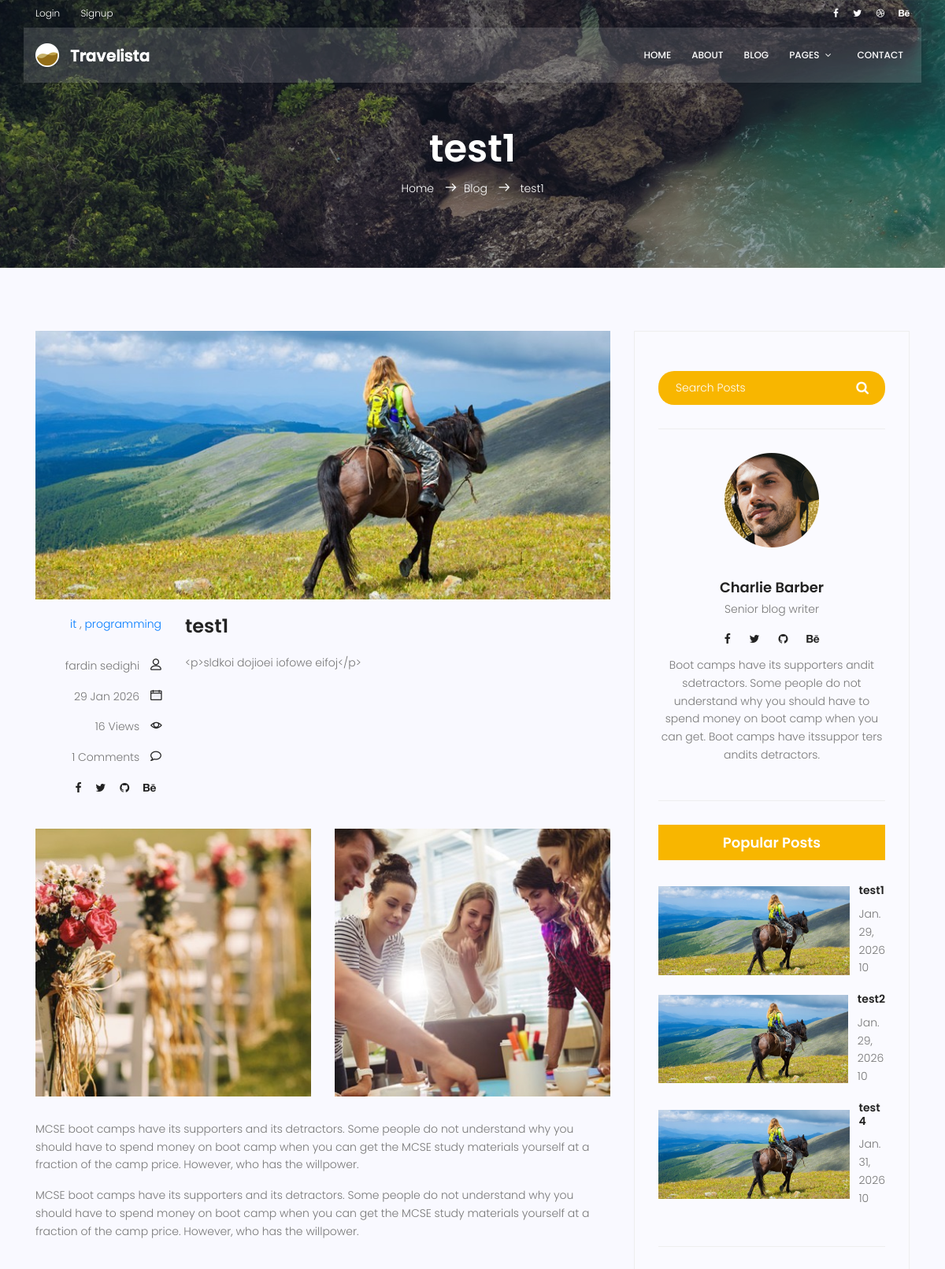
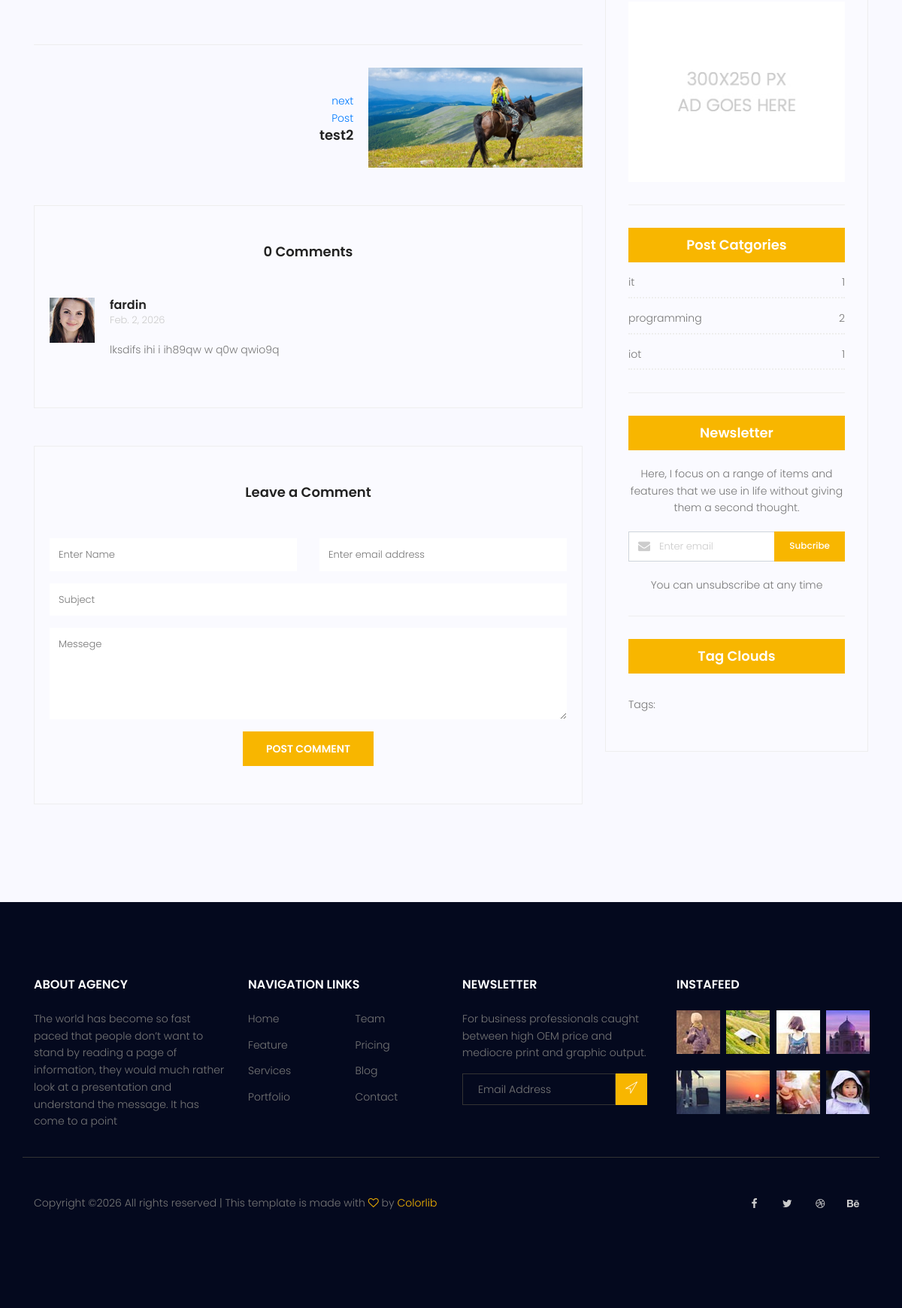
The page /blog/1 on the database its author committed (2 pictures, top to bottom).
### blog/models.py (models this page shows, shortened)
class Post(models.Model):
    image = models.ImageField(upload_to = 'blog/', default = 'blog/default.jpg')
    author = models.ForeignKey(settings.AUTH_USER_MODEL, on_delete=models.CASCADE, null=True)
    title = models.CharField(max_length = 255)
    content = models.TextField()
    tag = TaggableManager()
    category = models.ManyToManyField(Category)
    counted_view = models.IntegerField(default = 0) # default = 0
    status = models.BooleanField(default = False)
    login_require = models.BooleanField(default = False)
    published_date = models.DateTimeField(null = True)
    created_date = models.DateTimeField(auto_now_add = True)
    updated_date = models.DateTimeField(auto_now = True)
    class Meta:
        ordering = ['created_date']

class Category(models.Model):
    name = models.CharField(max_length = 255)
    def __str__(self):
        return self.name

class Comment(models.Model):
    post = models.ForeignKey(Post, on_delete = models.CASCADE)
    name = models.CharField(max_length = 255)
    email = models.EmailField()
    subject = models.CharField(max_length = 255)
    message = models.TextField()
    created_date = models.DateTimeField(auto_now_add = True)
    updated_date = models.DateTimeField(auto_now = True)
    approved = models.BooleanField(default = False)
    class Meta:
        ordering = ['created_date']

### blog/views.py (the view, shortened to what this page needs)
# urls.py: path('<int:pid>',blog_single,name='single'),
def blog_single(request, pid):
    posts = Post.objects.filter(status = 1, published_date__lte = timezone.now())
    post = get_object_or_404(posts, pk=pid)
    if not post.login_require:
        comments = Comment.objects.filter(post=post.id, approved=True).order_by('created_date')
        form = CommentForm()
        prev_post = posts.filter(id__lt=post.id).order_by('-id').first()
        next_post = posts.filter(id__gt=post.id).order_by('id').first()
        post.counted_view += 1
        post.save()
        context = {'post': post, 'comments': comments, 'form': form, 'prev_post': prev_post, 'next_post':next_post}
        return render(request,'blog/blog-single.html', context)
    else:
        return redirect('/accounts/login')

### templates/blog/blog-single.html (shortened to what this page needs)
{% extends 'base.html' %}
{% load static %}
{% load humanize %}
{% load blog_tags %}
{% block content %}
			<section class="relative about-banner">
				<div class="overlay overlay-bg"></div>
				<div class="container">
					<div class="row d-flex align-items-center justify-content-center">
						<div class="about-content col-lg-12">
							<h1 class="text-white">
								{{post.title}}
							</h1>
							<p class="text-white link-nav"><a href="{% url 'core:index' %}">Home </a>  <span class="lnr lnr-arrow-right"></span><a href="{% url 'blog:index' %}">Blog </a> <span class="lnr lnr-arrow-right"></span> {{post.title}}</p>
						</div>
					</div>
				</div>
			</section>
			<section class="post-content-area single-post-area">
				<div class="container">
					<div class="row">
						<div class="col-lg-8 posts-list">
							<div class="single-post row">
								<div class="col-lg-12">
									<div class="feature-img">
										<img class="img-fluid" src="{{post.image.url}}" alt="">
									</div>
								</div>
								<div class="col-lg-3  col-md-3 meta-details">
									<ul class="tags">
										{% for cat in post.category.all %}
										<a href="">{{cat.name}}</a> {% if not forloop.last %},{% endif %}
										{% endfor %}
									</ul>
									<div class="user-details row">
										<p class="user-name col-lg-12 col-md-12 col-6"><a href="#">fardin sedighi</a> <span class="lnr lnr-user"></span></p>
										<p class="date col-lg-12 col-md-12 col-6"><a href="#">{{post.published_date|date:"d M Y"}}</a> <span class="lnr lnr-calendar-full"></span></p>
										<p class="view col-lg-12 col-md-12 col-6"><a href="#">{{post.counted_view}} Views</a> <span class="lnr lnr-eye"></span></p>
										<p class="comments col-lg-12 col-md-12 col-6"><a href="#">{{comments|length}} Comments</a> <span class="lnr lnr-bubble"></span></p>
										<ul class="social-links col-lg-12 col-md-12 col-6">
											<li><a href="#"><i class="fa fa-facebook"></i></a></li>
											<li><a href="#"><i class="fa fa-twitter"></i></a></li>
											<li><a href="#"><i class="fa fa-github"></i></a></li>
											<li><a href="#"><i class="fa fa-behance"></i></a></li>
										</ul>
									</div>
								</div>
								<div class="col-lg-9 col-md-9">
									<h3 class="mt-20 mb-20">{{post.title}}</h3>
									<ul class="pager">
										{{post.content|safe}}
								</div>
								<div class="col-lg-12">
									<div class="row mt-30 mb-30">
										<div class="col-6">
											<img class="img-fluid" src="{% static 'img/blog/post-img1.jpg' %}" alt="">
										</div>
										<div class="col-6">
											<img class="img-fluid" src="{% static 'img/blog/post-img2.jpg' %}" alt="">
										</div>
										<div class="col-lg-12 mt-30">
											<p>
												MCSE boot camps have its supporters and its detractors. Some people do not understand why you should have to spend money on boot camp when you can get the MCSE study materials yourself at a fraction of the camp price. However, who has the willpower.
											</p>
											<p>
												MCSE boot camps have its supporters and its detractors. Some people do not understand why you should have to spend money on boot camp when you can get the MCSE study materials yourself at a fraction of the camp price. However, who has the willpower.
											</p>
										</div>
									</div>
								</div>
							</div>
							<div class="navigation-area">
								<div class="row">
									<div class="col-lg-6 col-md-6 col-12 nav-left flex-row d-flex justify-content-start align-items-center">
									</div>
									<div class="col-lg-6 col-md-6 col-12 nav-right flex-row d-flex justify-content-end align-items-center">
										{% if next_post %}
										<div class="detials">
											<a href="{% url 'blog:single' pid=next_post.id %}">next Post</a>
											<a href="{% url 'blog:single' pid=next_post.id %}"><h4>{{next_post.title}}</h4></a>
										</div>
										<div class="arrow">
											<a href="{% url 'blog:single' pid=next_post.id %}"></a>
										</div>
										<div class="thumb">
											<a href="{% url 'blog:single' pid=next_post.id %}"><img class="img-fluid" src="{{next_post.image.url}}" alt=""></a>
										</div>
										{% endif %}
									</div>
								</div>
							</div>
							<div class="comments-area">
								<h4>{{coments|length}} Comments</h4>
								{% for comment in comments %}
								<div class="comment-list">
                                    <div class="single-comment justify-content-between d-flex">
                                        <div class="user justify-content-between d-flex">
                                            <div class="thumb">
                                                <img src="{% static 'img/blog/c1.jpg' %}" alt="">
                                            </div>
                                            <div class="desc">
                                                <h5><a href="#">{{comment.name}}</a></h5>
                                                <p class="date">{{comment.created_date|naturalday}} </p>
                                                <p class="comment">
                                                    {{comment.message}}
                                                </p>
                                            </div>
                                        </div>
                                    </div>
                                </div>
								{% empty %}
								<p>no comment here to be the first one to tell your thoughts</p>
								{% endfor %}
							</div>
							<div class="comment-form">
								<h4>Leave a Comment</h4>
								<form method="post" action="{% url 'blog:single' pid=post.id %}">
									{% if request.user.is_authenticated %}
									<input type="hidden" name="name" value={{request.user.first_name}}>
									<input type="hidden" name="email" value={{request.user.email}}>
									{% else%}
									<div class="form-group form-inline">
									  <div class="form-group col-lg-6 col-md-12 name">
									    <input type="text" class="form-control" name="name" placeholder="Enter Name" onfocus="this.placeholder = ''" onblur="this.placeholder = 'Enter Name'">
									  </div>
									  <div class="form-group col-lg-6 col-md-12 email">
									    <input type="email" class="form-control" name="email" placeholder="Enter email address" onfocus="this.placeholder = ''" onblur="this.placeholder = 'Enter email address'">
									  </div>
									</div>
									{% endif %}
									<div class="form-group">
										<input type="text" class="form-control" name="subject" placeholder="Subject" onfocus="this.placeholder = ''" onblur="this.placeholder = 'Subject'">
									</div>
									<div class="form-group">
										<textarea class="form-control mb-10" rows="5" name="message" placeholder="Messege" onfocus="this.placeholder = ''" onblur="this.placeholder = 'Messege'" required=""></textarea>
									</div>
									<button type="submit" class="primary-btn text-uppercase">Post Comment</button>
								</form>
							</div>
						</div>
						<div class="col-lg-4 sidebar-widgets">
							<div class="widget-wrap">
								<div class="single-sidebar-widget search-widget">
									<form class="search-form" action="#">
			                            <input placeholder="Search Posts" name="search" type="text" onfocus="this.placeholder = ''" onblur="this.placeholder = 'Search Posts'" >
			                            <button type="submit"><i class="fa fa-search"></i></button>
			                        </form>
								</div>
								{% include 'blog/blog-writer.html' %}
								{% latestposts %}
								<div class="single-sidebar-widget ads-widget">
									<a href="#"><img class="img-fluid" src="{% static 'img/blog/ads-banner.jpg' %}" alt=""></a>
								</div>
								{% postcategories %}
								<div class="single-sidebar-widget newsletter-widget">
									<h4 class="newsletter-title">Newsletter</h4>
									<p>
										Here, I focus on a range of items and features that we use in life without
										giving them a second thought.
									</p>
									<div class="form-group d-flex flex-row">
									   <div class="col-autos">
									      <div class="input-group">
									        <div class="input-group-prepend">
									          <div class="input-group-text"><i class="fa fa-envelope" aria-hidden="true"></i>
											</div>
									        </div>
									        <input type="text" class="form-control" id="inlineFormInputGroup" placeholder="Enter email" onfocus="this.placeholder = ''" onblur="this.placeholder = 'Enter email'" >
									      </div>
									    </div>
									    <a href="#" class="bbtns">Subcribe</a>
									</div>
									<p class="text-bottom">
										You can unsubscribe at any time
									</p>
								</div>
								{% include 'blog/blog-tags.html' %}
							</div>
						</div>
					</div>
				</div>
			</section>
{% endblock %}

### templates/blog/blog-popular-posts.html
{% load humanize %}
{% load static %}
<div class="single-sidebar-widget popular-post-widget">
	<h4 class="popular-title">Popular Posts</h4>
	<div class="popular-post-list">
        {% for post in posts %}
		<div class="single-post-list d-flex flex-row align-items-center">
			<div class="thumb">
				<img class="img-fluid" src="{{post.image.url}}" alt="">
			</div>
			<div class="details">
				<a href="{% url 'blog:single' pid=post.id %}"><h6>{{post.title}}</h6></a>
				<p>{{post.published_date|naturalday}}</p>
				<p>{{10|apnumber}}</p>
			</div>
		</div>
        {% endfor %}
	</div>
</div>

### templates/blog/blog-post-categories.html
{% load static %}
<div class="single-sidebar-widget post-category-widget">
	<h4 class="category-title">Post Catgories</h4>
	<ul class="cat-list">
        {% for name, count in categories.items %}
		<li>
			<a href="{% url 'blog:category' cat_name=name %}" class="d-flex justify-content-between">
				<p>{{name}}</p>
				<p>{{count}}</p>
			</a>
		</li>
        {% endfor %}
	</ul>
</div>

### rows shown on the page
Post: title "test1", image (placeholder picture), published_date "29 Jan 2026", counted_view "16", content "<p>sldkoi dojioei iofowe eifoj</p>", published_date "Jan. 29, 2026", value "10"
Category: name "it", id "1"
Category: name "programming", id "2"
Post: title "test2", image (placeholder picture), published_date "Jan. 29, 2026", value "10"
Comment: name "fardin", created_date "Feb. 2, 2026", message "lksdifs ihi i ih89qw w q0w qwio9q"
Post: image (placeholder picture), title "test 4", published_date "Jan. 31, 2026", value "10"
Category: name "iot", count "1"

### other values the page prints
{{ comments|length }} "1"
{{ coments|length }} "0"
